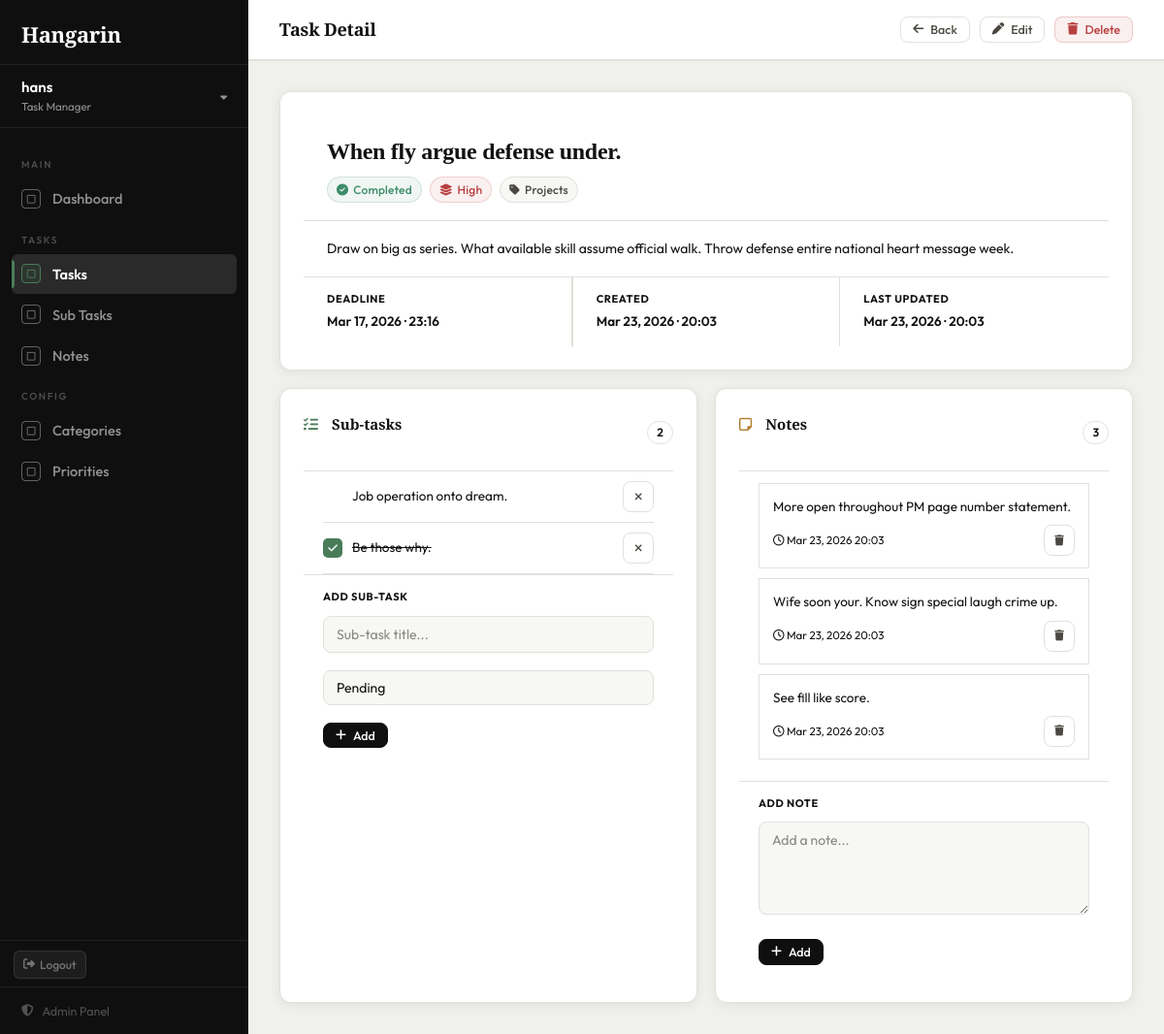
The app's page /tasks/3/ (signed in), older data.
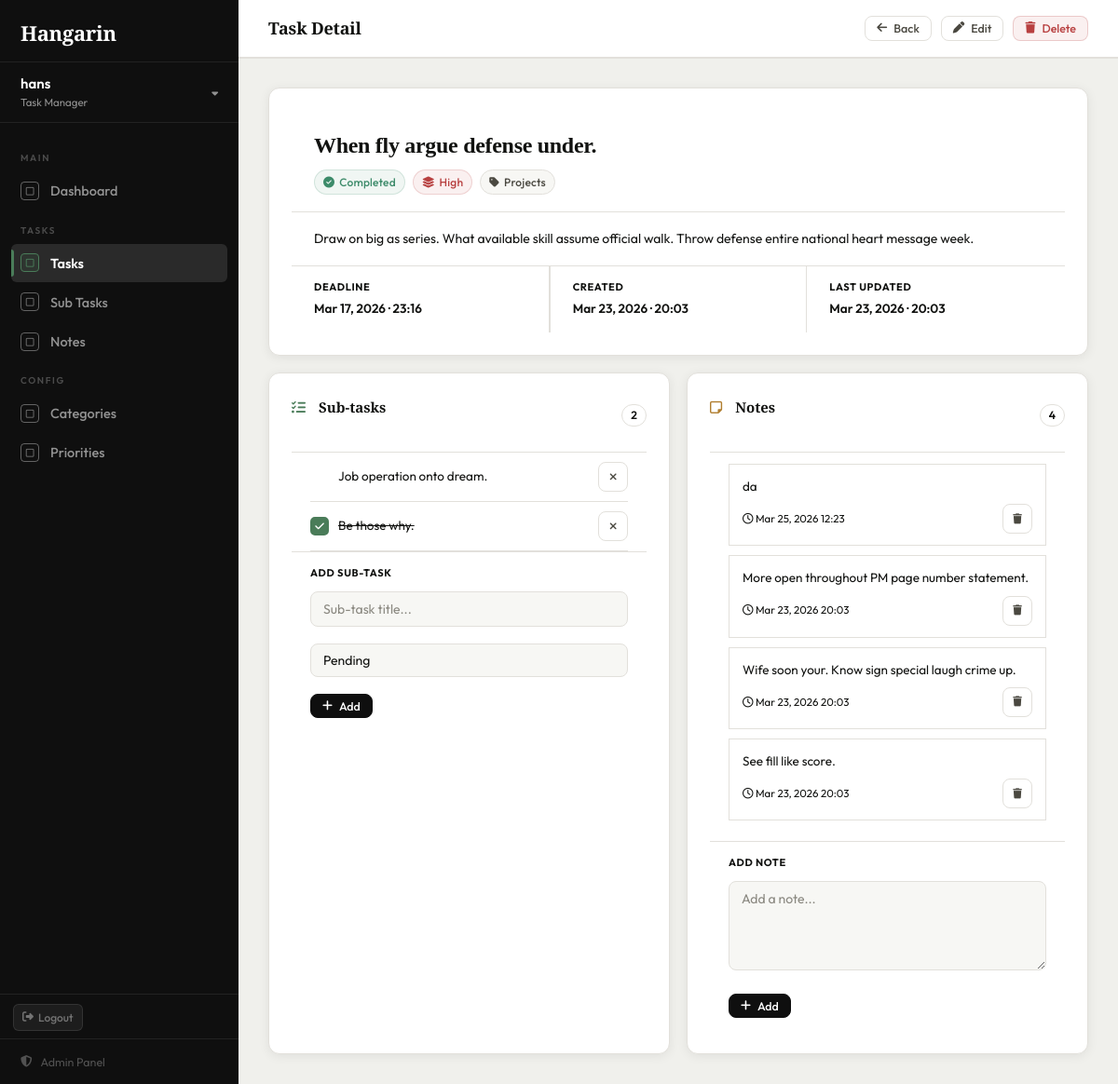
The same page, newer data.
### tasks/models.py (models this page shows, shortened)
class BaseModel(models.Model):
    created_at = models.DateTimeField(auto_now_add=True)
    updated_at = models.DateTimeField(auto_now=True)
    class Meta:
        abstract = True

class SubTask(BaseModel):
    STATUS_CHOICES = [
        ("Pending", "Pending"),
        ("In Progress", "In Progress"),
        ("Completed", "Completed"),
    ]
    parent_task = models.ForeignKey(Task, on_delete=models.CASCADE, related_name='subtasks')
    title = models.CharField(max_length=255)
    status = models.CharField(
        max_length=50,
        choices=STATUS_CHOICES,
        default="Pending"
    )
    class Meta:
        verbose_name = "Sub Task"
        verbose_name_plural = "Sub Tasks"

class Note(BaseModel):
    task = models.ForeignKey(Task, on_delete=models.CASCADE, related_name='notes')
    content = models.TextField()
    class Meta:
        verbose_name = "Note"
        verbose_name_plural = "Notes"

### tasks/views.py (the view)
# urls.py: path('tasks/<int:pk>/',                views.task_detail, name='task_detail'),
@login_required
def task_detail(request, pk):
    task = get_object_or_404(Task, pk=pk)
    return render(request, 'tasks/task_detail.html', {
        'task': task,
        'notes': task.notes.order_by('-created_at'),
        'subtasks': task.subtasks.order_by('created_at'),
        'note_form': NoteForm(),
        'subtask_form': SubTaskForm(),
        'page_title': task.title,
    })

### tasks/forms.py
class NoteForm(forms.ModelForm):
    class Meta:
        model = Note
        fields = ['content']
        widgets = {
            'content': forms.Textarea(attrs={'class': 'form-control', 'rows': 3, 'placeholder': 'Add a note...'}),
        }

class SubTaskForm(forms.ModelForm):
    class Meta:
        model = SubTask
        fields = ['title', 'status']
        widgets = {
            'title':  forms.TextInput(attrs={'class': 'form-control', 'placeholder': 'Sub-task title...'}),
            'status': forms.Select(attrs={'class': 'form-control'}),
        }

### tasks/templates/tasks/task_detail.html (shortened to what the changed rows need)
{% extends "tasks/base.html" %}
{% block page_heading %}Task Detail{% endblock %}
{% block content %}
<div class="card" style="margin-bottom:18px;">
    <div style="padding:22px 24px 18px; border-bottom:1px solid var(--border);">
        <h2 style="font-family:'Instrument Serif',serif; font-size:24px; color:var(--text-1); letter-spacing:-.3px; margin-bottom:10px; line-height:1.3;">
            {{ task.title }}
        </h2>
    </div>
</div>
<div style="display:grid; grid-template-columns:1fr 1fr; gap:18px;">
    <div class="card">
        <div style="padding:0 20px;">
            {% if subtasks %}
            {% for st in subtasks %}
            <div style="display:flex; align-items:center; gap:10px; padding:10px 0; border-bottom:1px solid var(--border);">
                <a href="{% url 'subtask_toggle' st.pk %}"
                   style="width:20px; height:20px; border:2px solid {% if st.status == 'Completed' %}var(--accent){% else %}var(--border-2){% endif %}; border-radius:5px; display:flex; align-items:center; justify-content:center; background:{% if st.status == 'Completed' %}var(--accent){% else %}transparent{% endif %}; color:{% if st.status == 'Completed' %}#fff{% else %}transparent{% endif %}; font-size:11px; text-decoration:none; flex-shrink:0; transition:var(--t);">
                    {% if st.status == 'Completed' %}<i class="fa-solid fa-check"></i>{% endif %}
                </a>
                <span style="flex:1; font-size:13.5px; color:var(--text-1); {% if st.status == 'Completed' %}text-decoration:line-through; color:var(--text-3);{% endif %}">{{ st.title }}</span>
                <form method="POST" action="{% url 'subtask_delete' st.pk %}" style="margin:0;">
                    <button type="submit" class="btn btn-ghost btn-sm btn-icon" style="padding:4px 6px;" onclick="return confirm('Delete this sub-task?')">
                        <i class="fa-solid fa-xmark" style="font-size:11px; color:var(--text-3);"></i>
                    </button>
                </form>
            </div>
            {% endfor %}
            {% else %}
            <div style="text-align:center; padding:24px 0; color:var(--text-3);">
                <i class="fa-solid fa-list" style="font-size:22px; opacity:.4; display:block; margin-bottom:8px;"></i>
                <p style="font-size:13px;">No sub-tasks yet.</p>
            </div>
            {% endif %}
        </div>
    </div>
    <div class="card">
        <div class="card-header">
            <span class="card-title"><i class="fa-regular fa-note-sticky" style="color:var(--yellow); margin-right:6px;"></i>Notes</span>
            <span style="font-size:12px; font-weight:600; background:var(--surface-2); border:1px solid var(--border); border-radius:99px; padding:1px 9px; color:var(--text-3);">{{ notes.count }}</span>
        </div>
        <div style="padding:12px 20px;">
            {% if notes %}
            {% for note in notes %}
            <div style="background:var(--surface-2); border:1px solid var(--border); border-radius:var(--r-sm); padding:12px 14px; margin-bottom:10px;">
                <p style="font-size:13.5px; color:var(--text-2); line-height:1.65;">{{ note.content }}</p>
                <div style="display:flex; align-items:center; justify-content:space-between; margin-top:8px;">
                    <span style="font-size:11.5px; color:var(--text-3);">
                        <i class="fa-regular fa-clock"></i> {{ note.created_at|date:"M d, Y H:i" }}
                    </span>
                    <form method="POST" action="{% url 'note_delete' note.pk %}" style="margin:0;">
                        <button type="submit" class="btn btn-ghost btn-sm btn-icon" style="padding:3px 6px;" onclick="return confirm('Delete this note?')">
                            <i class="fa-solid fa-trash" style="font-size:11px; color:var(--text-3);"></i>
                        </button>
                    </form>
                </div>
            </div>
            {% endfor %}
            {% else %}
            <div style="text-align:center; padding:24px 0; color:var(--text-3);">
                <i class="fa-regular fa-note-sticky" style="font-size:22px; opacity:.4; display:block; margin-bottom:8px;"></i>
                <p style="font-size:13px;">No notes yet.</p>
            </div>
            {% endif %}
        </div>
    </div>
</div>
{% endblock %}

Row changes from the older to the newer data that the page shows:
added Note: content "da", created_at "Mar 25, 2026 12:23"
Text that changed along with them:
{{ notes.count }}: "3" → "4"
